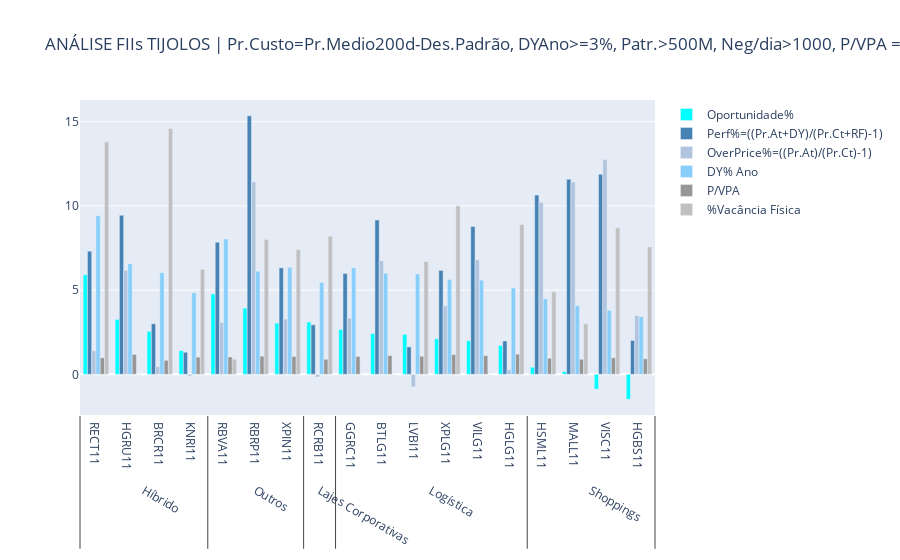

The code cell stored with this chart in its notebook:
### Code cell
# BRICK FUNDS SCENARIO - time in months valuating the asset
for rsf_time in range(12, 24, 12):
    rsf_brick['perf%'] = round(((rsf_brick['precoatualR$']
                                * (1 + ((rsf_time / 6)
                                 * (rsf['dy6macum%'] / 100))))
                                / (rsf_brick['precocustoR$']
                                * (1 + ((rsf_time / 6)
                                   * (t_bond / 100)))) - 1) * 100, 2)
    rsf_brick['oppt%'] = rsf_brick['perf%'] - rsf['overprice%']
    rsf_brick = rsf_brick.sort_values(by='oppt%', ascending=False)
    if rsf_time == 12:
        rsf_brick.to_excel(
            'C:/Users/maber/OneDrive/Documentos/3_Financas/FIIs/rsf_brick'
            + dt_loc_file + '.xlsx',
            columns=['codigo', 'setor', 'oppt%', 'perf%', 'overprice%',
                     'dy12macum%', 'p/vpaN', 'vacfisica%', 'precoatualR$',
                     'precocustoR$'], float_format="%.2f")
        # print(rsf_brick)
    # bar chart 1 - BRICK FUNDS
    x1 = [rsf_brick['setor'], rsf_brick['codigo']]
    trace10 = go.Bar(x=x1, y=rsf_brick['oppt%'],
                     name='Oportunidade%',
                     marker_color='rgb(0, 255, 255)')
    trace11 = go.Bar(x=x1, y=rsf_brick['perf%'],
                     name='Perf%=((Pr.At+DY)/(Pr.Ct+RF)-1)',
                     marker_color='rgb(70, 130, 180)')
    trace12 = go.Bar(x=x1, y=rsf_brick['overprice%'],
                     name='OverPrice%=((Pr.At)/(Pr.Ct)-1)',
                     marker_color='rgb(176, 196, 222)')
    trace13 = go.Bar(x=x1, y=rsf_brick['dy12macum%'],
                     name='DY% Ano', marker_color='rgb(135, 206, 250)')
    trace14 = go.Bar(x=x1, y=rsf_brick['p/vpaN'],
                     name='P/VPA', marker_color='rgb(150, 150, 150)')
    trace16 = go.Bar(x=x1, y=rsf_brick['vacfisica%'],
                     name='%Vacância Física',
                     marker_color='rgb(192, 192, 192)')
    data1 = [trace10, trace11, trace12, trace13, trace14, trace16]
    fig1 = go.Figure(data1)
    fig1.update_layout(title='ANÁLISE FIIs TIJOLOS | Pr.Custo=Pr.Medio200d-Des.Padrão,\
 DYAno>=3%, Patr.>500M, Neg/dia>1000, P/VPA =< 1.25, Ativos >= 5,\
 Vac.Física < 15%')
    py.plot(fig1)
    fig1.show()  # to use with Jupyter Notebook
    print(f'N DYs = {rsf_time} meses')
    print(dt_loc)
    sleep(8)
    # rename and move tmp files files generated by plotly
    os.rename('temp-plot.html',
              'C:/Users/maber/OneDrive/Documentos/3_Financas/FIIs/rsf_brick'
              + str(rsf_time) + 'm_' + dt_loc_file+'.html')
#

### Figure 1 — Plotly figure (JSON) as saved in the notebook; plotly's stock layout.template omitted (floating-point values rounded to 4 significant figures)
{"data": [{"marker": {"color": "rgb(0, 255, 255)"}, "name": "Oportunidade%", "type": "bar", "x": [["Híbrido", "Outros", "Outros", "Híbrido", "Lajes Corporativas", "Outros", "Logística", "Híbrido", "Logística", "Logística", "Logística", "Logística", "Logística", "Híbrido", "Shoppings", "Shoppings", "Shoppings", "Shoppings"], ["RECT11", "RBVA11", "RBRP11", "HGRU11", "RCRB11", "XPIN11", "GGRC11", "BRCR11", "BTLG11", "LVBI11", "XPLG11", "VILG11", "HGLG11", "KNRI11", "HSML11", "MALL11", "VISC11", "HGBS11"]], "y": [5.91, 4.77, 3.93, 3.26, 3.1, 3.04, 2.66, 2.55, 2.42, 2.37, 2.11, 1.99, 1.71, 1.41, 0.42, 0.16, -0.88, -1.48]}, {"marker": {"color": "rgb(70, 130, 180)"}, "name": "Perf%=((Pr.At+DY)/(Pr.Ct+RF)-1)", "type": "bar", "x": [["Híbrido", "Outros", "Outros", "Híbrido", "Lajes Corporativas", "Outros", "Logística", "Híbrido", "Logística", "Logística", "Logística", "Logística", "Logística", "Híbrido", "Shoppings", "Shoppings", "Shoppings", "Shoppings"], ["RECT11", "RBVA11", "RBRP11", "HGRU11", "RCRB11", "XPIN11", "GGRC11", "BRCR11", "BTLG11", "LVBI11", "XPLG11", "VILG11", "HGLG11", "KNRI11", "HSML11", "MALL11", "VISC11", "HGBS11"]], "y": [7.31, 7.84, 15.35, 9.44, 2.94, 6.32, 5.99, 3, 9.16, 1.63, 6.17, 8.78, 1.98, 1.31, 10.64, 11.58, 11.87, 2.01]}, {"marker": {"color": "rgb(176, 196, 222)"}, "name": "OverPrice%=((Pr.At)/(Pr.Ct)-1)", "type": "bar", "x": [["Híbrido", "Outros", "Outros", "Híbrido", "Lajes Corporativas", "Outros", "Logística", "Híbrido", "Logística", "Logística", "Logística", "Logística", "Logística", "Híbrido", "Shoppings", "Shoppings", "Shoppings", "Shoppings"], ["RECT11", "RBVA11", "RBRP11", "HGRU11", "RCRB11", "XPIN11", "GGRC11", "BRCR11", "BTLG11", "LVBI11", "XPLG11", "VILG11", "HGLG11", "KNRI11", "HSML11", "MALL11", "VISC11", "HGBS11"]], "y": [1.4, 3.07, 11.42, 6.18, -0.16, 3.28, 3.33, 0.45, 6.74, -0.74, 4.06, 6.79, 0.27, -0.1, 10.22, 11.42, 12.75, 3.49]}, {"marker": {"color": "rgb(135, 206, 250)"}, "name": "DY% Ano", "type": "bar", "x": [["Híbrido", "Outros", "Outros", "Híbrido", "Lajes Corporativas", "Outros", "Logística", "Híbrido", "Logística", "Logística", "Logística", "Logística", "Logística", "Híbrido", "Shoppings", "Shoppings", "Shoppings", "Shoppings"], ["RECT11", "RBVA11", "RBRP11", "HGRU11", "RCRB11", "XPIN11", "GGRC11", "BRCR11", "BTLG11", "LVBI11", "XPLG11", "VILG11", "HGLG11", "KNRI11", "HSML11", "MALL11", "VISC11", "HGBS11"]], "y": [9.41, 8.04, 6.12, 6.56, 5.45, 6.35, 6.32, 6.03, 6, 5.95, 5.63, 5.59, 5.13, 4.84, 4.48, 4.07, 3.8, 3.42]}, {"marker": {"color": "rgb(150, 150, 150)"}, "name": "P/VPA", "type": "bar", "x": [["Híbrido", "Outros", "Outros", "Híbrido", "Lajes Corporativas", "Outros", "Logística", "Híbrido", "Logística", "Logística", "Logística", "Logística", "Logística", "Híbrido", "Shoppings", "Shoppings", "Shoppings", "Shoppings"], ["RECT11", "RBVA11", "RBRP11", "HGRU11", "RCRB11", "XPIN11", "GGRC11", "BRCR11", "BTLG11", "LVBI11", "XPLG11", "VILG11", "HGLG11", "KNRI11", "HSML11", "MALL11", "VISC11", "HGBS11"]], "y": [0.98, 1.03, 1.08, 1.18, 0.89, 1.06, 1.06, 0.83, 1.11, 1.07, 1.17, 1.11, 1.2, 1.02, 0.95, 0.89, 0.98, 0.92]}, {"marker": {"color": "rgb(192, 192, 192)"}, "name": "%Vacância Física", "type": "bar", "x": [["Híbrido", "Outros", "Outros", "Híbrido", "Lajes Corporativas", "Outros", "Logística", "Híbrido", "Logística", "Logística", "Logística", "Logística", "Logística", "Híbrido", "Shoppings", "Shoppings", "Shoppings", "Shoppings"], ["RECT11", "RBVA11", "RBRP11", "HGRU11", "RCRB11", "XPIN11", "GGRC11", "BRCR11", "BTLG11", "LVBI11", "XPLG11", "VILG11", "HGLG11", "KNRI11", "HSML11", "MALL11", "VISC11", "HGBS11"]], "y": [13.8, 0.9, 8, 0, 8.2, 7.4, 0, 14.6, 0, 6.7, 10, 0, 8.9, 6.23, 4.9, 3, 8.7, 7.56]}], "layout": {"title": {"text": "ANÁLISE FIIs TIJOLOS | Pr.Custo=Pr.Medio200d-Des.Padrão, DYAno>=3%, Patr.>500M, Neg/dia>1000, P/VPA =< 1.25, Ativos >= 5, Vac.Física < 15%"}}}
